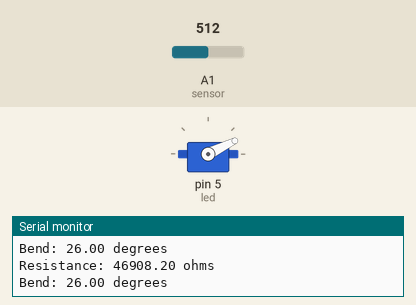
Bench run of a sketch on a simulated Arduino Uno, built with avr-gcc and run on an emulated ATmega328P. Parts: servo, the last lines printed to the serial monitor. Inputs (shaded band) come from the test bench; at power-on: A1 (sensor) = 512.

Above: at 1.3 s.
1.4 s: A1 (sensor) set to 0
At 2.2 s:
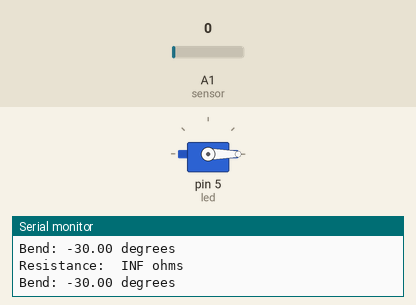
3.0 s: A1 (sensor) set to 122
At 3.5 s:
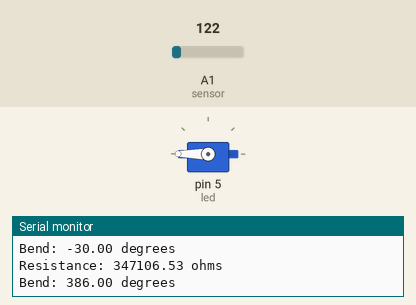
4.5 s: A1 (sensor) set to 306
At 5.7 s:
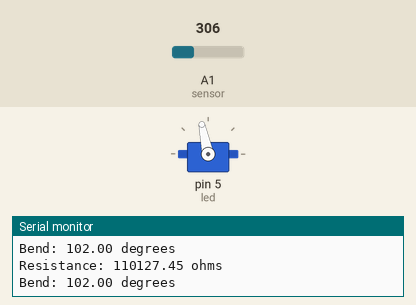
6.0 s: A1 (sensor) set to 511
At 7.2 s:
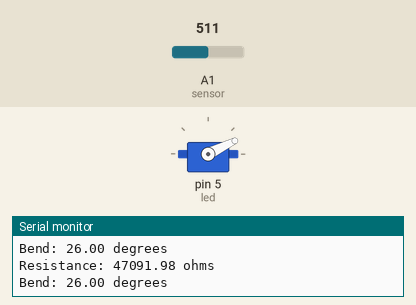
7.5 s: A1 (sensor) set to 716
At 8.5 s:
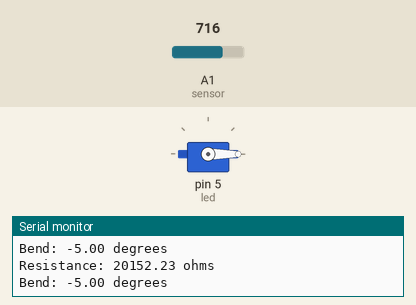
Timing chart, 0 to 10.0 s (numbered marks = the images above; inputs shaded):
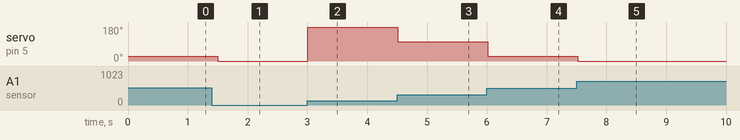

The sketch:

flex_sensor_with_servo.ino
```cpp
// (licence header left out)
#include <Servo.h>
Servo servo;
int led = 5;
int VCC = 5; //voltage
int sensor = A1;
float val;
const float R_DIV = 47000.0;	// resistor used to create a voltage divider
const float flatResistance = 25000.0;	// resistance when flat
const float bendResistance = 100000.0;	// resistance at 90 deg

void setup(){
  servo.attach(5);
  pinMode(led,OUTPUT);
  pinMode(sensor,INPUT);
  Serial.begin(9600);
}

void loop(){
  val = analogRead(sensor);

  float Vflex = val * VCC / 1023.0;
  float Rflex = R_DIV * (VCC / Vflex - 1.0);
  Serial.println("Resistance: " + String(Rflex) + " ohms");

  // Use the calculated resistance to estimate the sensor's bend angle:
  float angle = map(Rflex, flatResistance, bendResistance, 0, 90.0);
  servo.write(angle);
  Serial.println("Bend: " + String(angle) + " degrees");
  Serial.println();

  delay(500);

}

// Author Footprint: //Pranjal Das
```

Measured:
- after the input at 1.4 s, servo on pin 5 (led): 26° → 0° after 0.10 s
- after the input at 3.0 s, servo on pin 5 (led): 0° → 180° at once
- after the input at 4.5 s, servo on pin 5 (led): 180° → 102° at once
- after the input at 6.0 s, servo on pin 5 (led): 102° → 26° at once
- after the input at 7.5 s, servo on pin 5 (led): 26° → 0° at once
